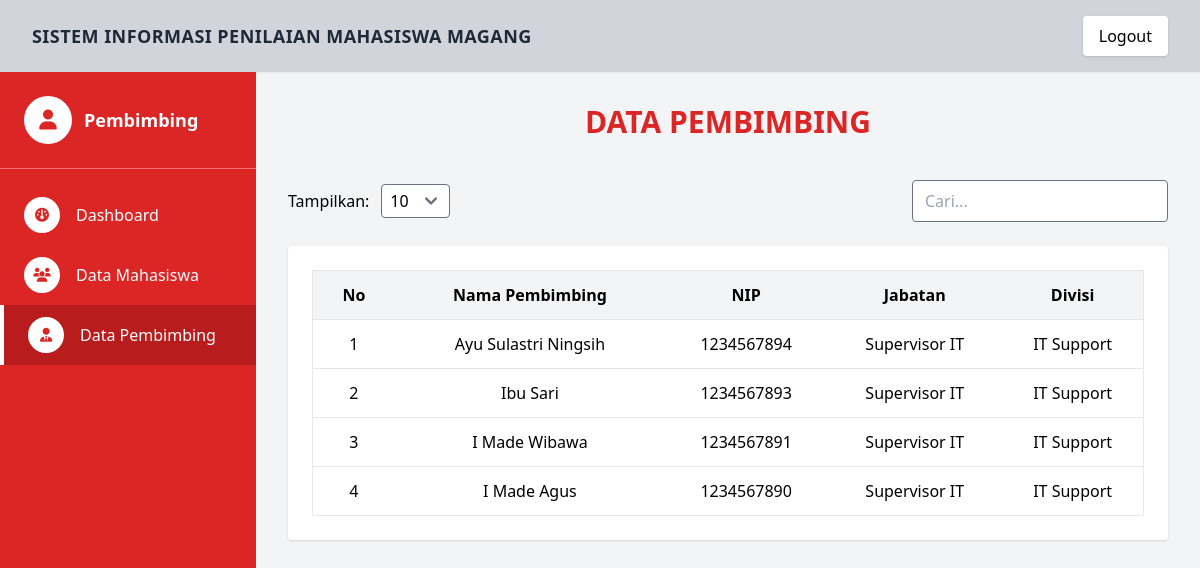
The app's page /pembimbing.php (signed in) with its own data.
### tables this page shows
CREATE TABLE `tb_pembimbing` (
  `id_pembimbing` int NOT NULL,
  `nama_pembimbing` varchar(100) NOT NULL,
  `nip` varchar(50) DEFAULT NULL,
  `jabatan` varchar(100) DEFAULT NULL,
  `divisi` varchar(100) DEFAULT NULL,
  `nomor_hp` varchar(15) DEFAULT NULL,
  `id_user` int DEFAULT NULL
);

### pembimbing.php (the view, shortened to what this page needs)
<?php
require_once "koneksi.php";
$limit = $_GET['limit'] ?? 10;
$limit = (int)$limit;
$search = $_GET['search'] ?? '';
$where = '';
$data = $conn->query("
    SELECT *
    FROM tb_pembimbing
    $where
    ORDER BY id_pembimbing DESC
    LIMIT $limit
");
?>
<!DOCTYPE html>
<html>
<head>
    <?php include "include/head.php"; ?>
</head>
<body class="bg-gray-100">
    <?php include "include/navbar.php"; ?>
    <div class="flex min-h-screen">
        <?php include "include/sidebar.php"; ?>
        <main class="flex-1 p-8">
            <h2 class="text-3xl font-bold text-red-600 text-center mb-10">
                DATA PEMBIMBING
            </h2>
            <div class="flex justify-between items-center mb-6">
                <form method="GET" class="flex items-center gap-3">
                    <label>Tampilkan:</label>
                    <select name="limit" onchange="this.form.submit()"
                        class="border rounded px-2 py-1">
                        <option value="10" <?= $limit == 10 ? 'selected' : '' ?>>10</option>
                    </select>
                </form>
                <form method="GET">
                    <input type="text" name="search"
                        value="<?= htmlspecialchars($search) ?>"
                        placeholder="Cari..."
                        class="border rounded px-3 py-2 w-64">
                </form>
            </div>
            <div class="bg-white rounded shadow p-6">
                <table class="w-full border text-center">
                    <thead class="bg-gray-100">
                        <tr>
                            <th class="p-3">No</th>
                            <th>Nama Pembimbing</th>
                            <th>NIP</th>
                            <th>Jabatan</th>
                            <th>Divisi</th>
                        </tr>
                    </thead>
                    <tbody>
                        <?php $no = 1;
                        while ($row = $data->fetch_assoc()): ?>
                            <tr class="border-t hover:bg-gray-50">
                                <td class="p-3"><?= $no++ ?></td>
                                <td><?= $row['nama_pembimbing'] ?></td>
                                <td><?= $row['nip'] ?></td>
                                <td><?= $row['jabatan'] ?></td>
                                <td><?= $row['divisi'] ?></td>
                            </tr>
                        <?php endwhile; ?>
                    </tbody>
                </table>
            </div>
        </main>
    </div>
</body>
</html>

### assets/css/style.css (style rules this page uses)
html { line-height: 1.5; -webkit-text-size-adjust: 100%; -moz-tab-size: 4; -o-tab-size: 4; tab-size: 4; font-family: ui-sans-serif, system-ui, -apple-system, BlinkMacSystemFont, "Segoe UI", Roboto, "Helvetica Neue", Arial, "Noto Sans", sans-serif, "Apple Color Emoji", "Segoe UI Emoji", "Segoe UI Symbol", "Noto Color Emoji"; font-feature-settings: normal; font-variation-settings: normal; }
body { margin: 0; line-height: inherit; }
h1, h2, h3, h4, h5, h6 { font-size: inherit; font-weight: inherit; }
table { text-indent: 0; border-color: inherit; border-collapse: collapse; }
button, input, optgroup, select, textarea { font-family: inherit; font-feature-settings: inherit; font-variation-settings: inherit; font-size: 100%; font-weight: inherit; line-height: inherit; color: inherit; margin: 0; padding: 0; }
button, select { text-transform: none; }
blockquote, dl, dd, h1, h2, h3, h4, h5, h6, hr, figure, p, pre { margin: 0; }
input::placeholder, textarea::placeholder { opacity: 1; color: #9CA3AF; }
[type='text'],[type='email'],[type='url'],[type='password'],[type='number'],[type='date'],[type='datetime-local'],[type='month'],[type='search'],[type='tel'],[type='time'],[type='week'],[multiple],textarea,select { -webkit-appearance: none; -moz-appearance: none; appearance: none; background-color: #fff; border-color: #6B7280; border-width: 1px; border-radius: 0px; padding-top: 0.5rem; padding-right: 0.75rem; padding-bottom: 0.5rem; padding-left: 0.75rem; font-size: 1rem; line-height: 1.5rem; --tw-shadow: 0 0 #0000; }
input::placeholder,textarea::placeholder { color: #6B7280; opacity: 1; }
select:not([size]) { background-position: right 0.75rem center; background-repeat: no-repeat; background-size: 0.75em 0.75em; padding-right: 2.5rem; -webkit-print-color-adjust: exact; print-color-adjust: exact; }
.mb-6 { margin-bottom: 1.5rem; }
.flex { display: flex; }
.w-64 { width: 16rem; }
.w-full { width: 100%; }
.flex-1 { flex: 1 1 0%; }
.items-center { align-items: center; }
.justify-between { justify-content: space-between; }
.rounded { border-radius: 0.25rem; }
.border { border-width: 1px; }
.border-t { border-top-width: 1px; }
.bg-gray-100 { --tw-bg-opacity: 1; background-color: rgb(243 244 246 / var(--tw-bg-opacity)); }
.bg-white { --tw-bg-opacity: 1; background-color: rgb(255 255 255 / var(--tw-bg-opacity)); }
.p-6 { padding: 1.5rem; }
.px-2 { padding-left: 0.5rem; padding-right: 0.5rem; }
.px-3 { padding-left: 0.75rem; padding-right: 0.75rem; }
.py-1 { padding-top: 0.25rem; padding-bottom: 0.25rem; }
.py-2 { padding-top: 0.5rem; padding-bottom: 0.5rem; }
.text-center { text-align: center; }
.font-bold { font-weight: 700; }
.text-red-600 { --tw-text-opacity: 1; color: rgb(224 36 36 / var(--tw-text-opacity)); }
.shadow { --tw-shadow: 0 1px 3px 0 rgb(0 0 0 / 0.1), 0 1px 2px -1px rgb(0 0 0 / 0.1); --tw-shadow-colored: 0 1px 3px 0 var(--tw-shadow-color), 0 1px 2px -1px var(--tw-shadow-color); box-shadow: var(--tw-ring-offset-shadow, 0 0 #0000), var(--tw-ring-shadow, 0 0 #0000), var(--tw-shadow); }

### records on screen
tb_pembimbing: nama_pembimbing "Ayu Sulastri Ningsih", nip "1234567894", jabatan "Supervisor IT", divisi "IT Support"
tb_pembimbing: nama_pembimbing "Ibu Sari", nip "1234567893", jabatan "Supervisor IT", divisi "IT Support"
tb_pembimbing: nama_pembimbing "I Made Wibawa", nip "1234567891", jabatan "Supervisor IT", divisi "IT Support"
tb_pembimbing: nama_pembimbing "I Made Agus", nip "1234567890", jabatan "Supervisor IT", divisi "IT Support"

### other values on screen
$role "Pembimbing"
